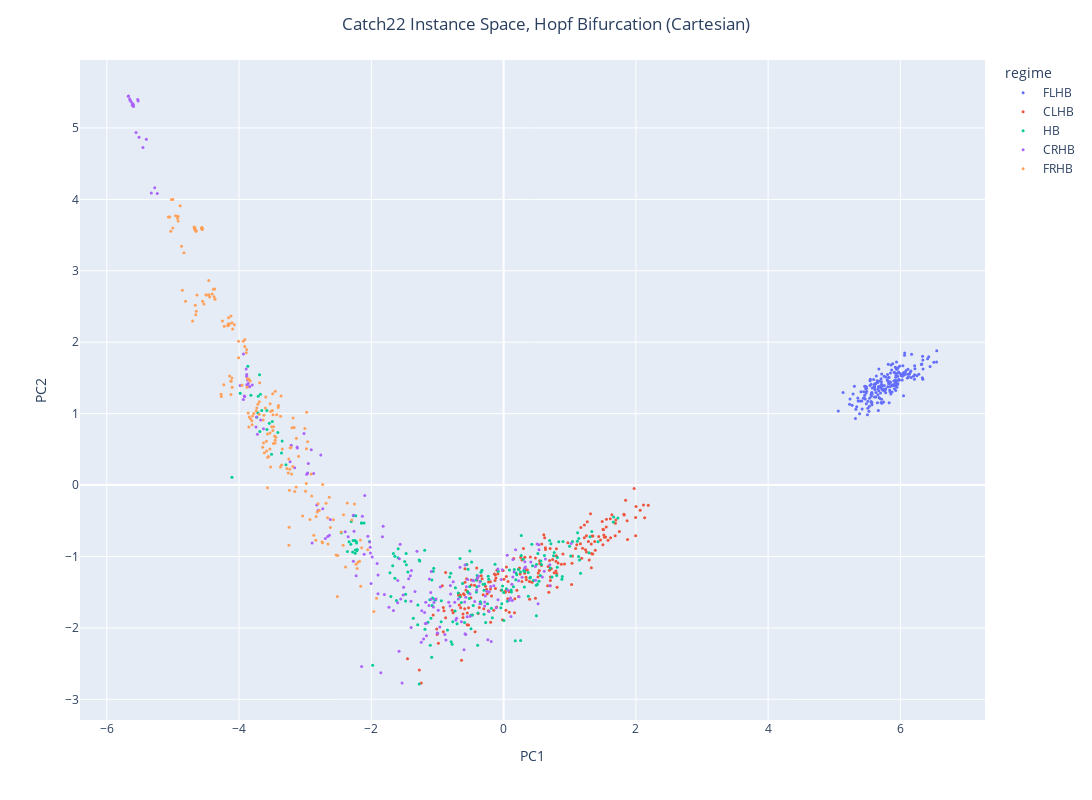

The notebook cell this image was saved under:
### Code cell
fig = px.scatter(df, x=0, y=1, color=df['regime'],
    labels={'0': 'PC1', '1': 'PC2', 'color': r"$\lambda$"}, width=1200, height=800, custom_data=['mu', 'eta', 'regime'])
fig.update_traces(
    hovertemplate="<br>".join([
        "Mu: %{customdata[0]:.3f}",
        "Eta: %{customdata[1]:.3f}",
        "Regime: %{customdata[2]}"
    ])
)
fig.update_traces(marker=dict(size=3))
fig.update_layout(title_text='Catch22 Instance Space, Hopf Bifurcation (Cartesian)', title_x=0.5)
fig.show()

### Figure 1 — Plotly figure (JSON) as saved in the notebook; plotly's stock layout.template omitted (floating-point values rounded to 4 significant figures; data arrays with more than 128 entries replaced by an {"elided": "..."} marker saying what was removed)
{"data": [{"customdata": {"elided": "200x3 mixed values"}, "hovertemplate": "Mu: %{customdata[0]:.3f}<br>Eta: %{customdata[1]:.3f}<br>Regime: %{customdata[2]}", "legendgroup": "FLHB", "marker": {"color": "#636efa", "size": 3, "symbol": "circle"}, "mode": "markers", "name": "FLHB", "orientation": "v", "showlegend": true, "type": "scatter", "x": {"elided": "200 float values"}, "xaxis": "x", "y": {"elided": "200 float values"}, "yaxis": "y"}, {"customdata": {"elided": "200x3 mixed values"}, "hovertemplate": "Mu: %{customdata[0]:.3f}<br>Eta: %{customdata[1]:.3f}<br>Regime: %{customdata[2]}", "legendgroup": "CLHB", "marker": {"color": "#EF553B", "size": 3, "symbol": "circle"}, "mode": "markers", "name": "CLHB", "orientation": "v", "showlegend": true, "type": "scatter", "x": {"elided": "200 float values"}, "xaxis": "x", "y": {"elided": "200 float values"}, "yaxis": "y"}, {"customdata": {"elided": "200x3 mixed values"}, "hovertemplate": "Mu: %{customdata[0]:.3f}<br>Eta: %{customdata[1]:.3f}<br>Regime: %{customdata[2]}", "legendgroup": "HB", "marker": {"color": "#00cc96", "size": 3, "symbol": "circle"}, "mode": "markers", "name": "HB", "orientation": "v", "showlegend": true, "type": "scatter", "x": {"elided": "200 float values"}, "xaxis": "x", "y": {"elided": "200 float values"}, "yaxis": "y"}, {"customdata": {"elided": "200x3 mixed values"}, "hovertemplate": "Mu: %{customdata[0]:.3f}<br>Eta: %{customdata[1]:.3f}<br>Regime: %{customdata[2]}", "legendgroup": "CRHB", "marker": {"color": "#ab63fa", "size": 3, "symbol": "circle"}, "mode": "markers", "name": "CRHB", "orientation": "v", "showlegend": true, "type": "scatter", "x": {"elided": "200 float values"}, "xaxis": "x", "y": {"elided": "200 float values"}, "yaxis": "y"}, {"customdata": {"elided": "200x3 mixed values"}, "hovertemplate": "Mu: %{customdata[0]:.3f}<br>Eta: %{customdata[1]:.3f}<br>Regime: %{customdata[2]}", "legendgroup": "FRHB", "marker": {"color": "#FFA15A", "size": 3, "symbol": "circle"}, "mode": "markers", "name": "FRHB", "orientation": "v", "showlegend": true, "type": "scatter", "x": {"elided": "200 float values"}, "xaxis": "x", "y": {"elided": "200 float values"}, "yaxis": "y"}], "layout": {"height": 800, "legend": {"title": {"text": "regime"}, "tracegroupgap": 0}, "margin": {"t": 60}, "title": {"text": "Catch22 Instance Space, Hopf Bifurcation (Cartesian)", "x": 0.5}, "width": 1200, "xaxis": {"anchor": "y", "domain": [0, 1], "title": {"text": "PC1"}}, "yaxis": {"anchor": "x", "domain": [0, 1], "title": {"text": "PC2"}}}}
